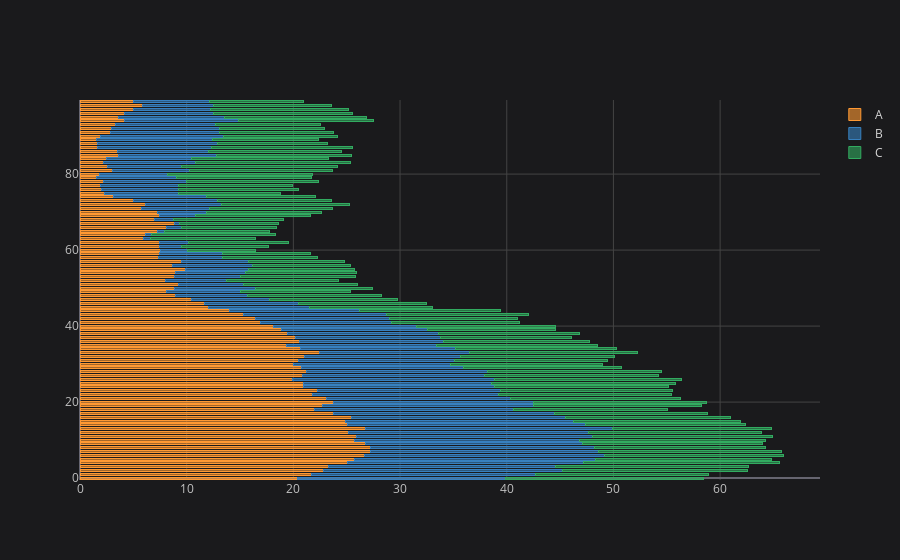

Write notebook code for a chart like this one.
### Code cell
df.iplot(kind = 'barh', barmode='stack', bargap=0.5)
#barh plots the bar in horizontal axis
